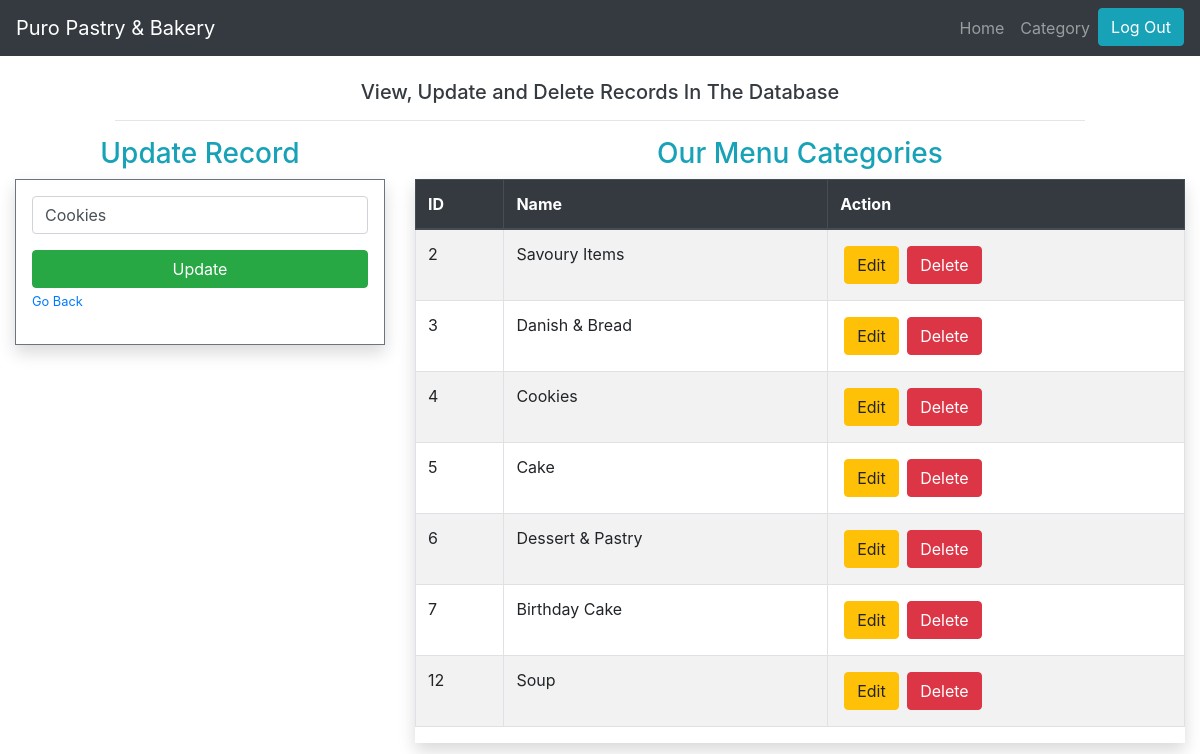
Page /admin/category.php?edit=4 on the committed database.
### tables this page shows
CREATE TABLE `category` (
  `CategoryID` int(11) NOT NULL,
  `CategoryName` varchar(255) NOT NULL
);

### admin/action.php (called while the page is built, shortened)
<?php
include 'database.php';
 if(isset($_GET['edit'])){
   $id = $_GET['edit'];
   $query = "select * from category where CategoryID = ? ";
   $stmt = $connection->prepare($query);
   $stmt->bind_param('i', $id);
   $stmt->execute();
   $result = $stmt->get_result();
   $row = $result->fetch_assoc();
   $name = $row['CategoryName'];
   $update = true;
 }
?>

### admin/category.php (the view, shortened to what this page needs)
<?php
 include('includes/header.php');
 include 'action.php';
?>
<div class="container-fluid py-4">
   <div class="row justify-content-center">
      <div class="col-md-10">
        <h5 class="text-center text-dark">View, Update and Delete Records In The Database</h5>
        <hr>
      </div>
    </div>
      <div class="row">
         <div class="col-md-4 mb-5">
           <?php if($update == true){ ?>
            <h3 class="text-center text-info">Update Record</h3>
         <?php }else { ?>
              <h3 class="text-center text-info">Add Record</h3>
         <?php } ?>
            <form class="border border-secondary p-3 shadow" action="action.php" method="post" enctype="multipart/form-data">
               <div class="form-group">
                 <input type="text" name="category_name" class="form-control" value="<?php echo $name; ?>" placeholder="Enter Your Category" required>
               </div>
              <div class="form-group">
                <?php if($update == true){ ?>
                <input type="submit" name="update_category" class="btn btn-success btn-block" value="Update">
                 <a href="category.php" class="small btn-link">Go Back</a>
                <?php }else { ?>
                <input type="submit" name="add_category" class="btn btn-primary btn-block" value="Add">
                <?php } ?>
              </div>
           </form>
         </div>
         <div class="col-md-8 mb-5">
           <?php
              $sql = "select * from category";
              $stmt = $connection->prepare($sql);
              $stmt->execute();
              $result = $stmt->get_result();
           ?>
           <h3 class="text-center text-info">Our Menu Categories</h3>
     <div class="table-responsive shadow">
    <table class="table table-striped table-hover table-bordered">
       <thead class="thead-dark">
       <tr>
          <th>ID</th>
         <th>Name</th>
         <th>Action</th>
       </tr>
       </thead>
       <tbody>
         <?php while($row = $result->fetch_assoc()){ ?>
       <tr>
          <td><?php echo $row['CategoryID']; ?></td>
          <td><?php echo $row['CategoryName']; ?></td>
          <td>
            <a href="category.php?edit=<?php echo $row['CategoryID']; ?>" class="btn btn-warning m-1">Edit</a>
            <a href="action.php?delete=<?php echo $row['CategoryID']; ?>" class="btn btn-danger m1" onclick="return confirm('Do You Want To Delete This Record ?');">Delete</a>
          </td>
       </tr>
       <?php  } ?>
       </tbody>
     </table>
     </div>
         </div>
      </div>
</div>
<?php
 include('includes/footer.php');
?>

### rows in the picture
category: category_name "Cookies", CategoryID "4", CategoryName "Cookies"
category: CategoryID "2", CategoryName "Savoury Items"
category: CategoryID "3", CategoryName "Danish & Bread"
category: CategoryID "5", CategoryName "Cake"
category: CategoryID "6", CategoryName "Dessert & Pastry"
category: CategoryID "7", CategoryName "Birthday Cake"
category: CategoryID "12", CategoryName "Soup"
